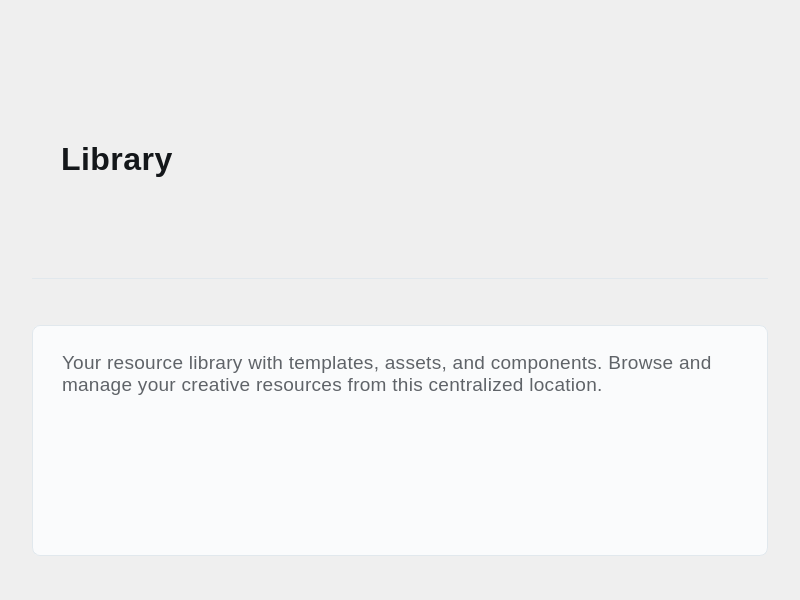
<?xml version="1.0" encoding="UTF-8"?>
<ui version="4.0">
 <class>LibraryPage</class>
 <widget class="QWidget" name="LibraryPage">
  <property name="geometry">
   <rect>
    <x>0</x>
    <y>0</y>
    <width>800</width>
    <height>600</height>
   </rect>
  </property>
  <property name="windowTitle">
   <string>Library</string>
  </property>
  <layout class="QVBoxLayout" name="verticalLayout">
   <property name="leftMargin">
    <number>32</number>
   </property>
   <property name="topMargin">
    <number>32</number>
   </property>
   <property name="rightMargin">
    <number>32</number>
   </property>
   <property name="bottomMargin">
    <number>32</number>
   </property>
   <item>
    <widget class="QLabel" name="pageTitle">
     <property name="font">
      <font>
       <pointsize>24</pointsize>
       <weight>500</weight>
      </font>
     </property>
     <property name="styleSheet">
      <string notr="true">QLabel {
    color: #14171a;
    font-weight: 500;
    letter-spacing: 0.5px;
    background: transparent;
    border-bottom: 1px solid #e1e8ed;
    padding: 12px 20px;
    margin: 8px 0px;
}</string>
     </property>
     <property name="text">
      <string>Library</string>
     </property>
    </widget>
   </item>
   <item>
    <spacer name="verticalSpacer">
     <property name="orientation">
      <enum>Qt::Vertical</enum>
     </property>
     <property name="sizeType">
      <enum>QSizePolicy::Fixed</enum>
     </property>
     <property name="sizeHint" stdset="0">
      <size>
       <width>20</width>
       <height>20</height>
      </size>
     </property>
    </spacer>
   </item>
   <item>
    <widget class="QLabel" name="libraryContent">
     <property name="font">
      <font>
       <pointsize>14</pointsize>
       <weight>300</weight>
      </font>
     </property>
     <property name="styleSheet">
      <string notr="true">QLabel {
    color: #5f6368;
    font-weight: 400;
    letter-spacing: 0.3px;
    line-height: 1.6;
    background: #fafbfc;
    border: 1px solid #e1e8ed;
    border-radius: 8px;
    padding: 20px 24px;
    margin: 12px 0px;
}</string>
     </property>
     <property name="text">
      <string>Your resource library with templates, assets, and components. Browse and manage your creative resources from this centralized location.</string>
     </property>
     <property name="alignment">
      <set>Qt::AlignTop</set>
     </property>
     <property name="wordWrap">
      <bool>true</bool>
     </property>
    </widget>
   </item>
  </layout>
 </widget>
 <resources/>
 <connections/>
</ui>
